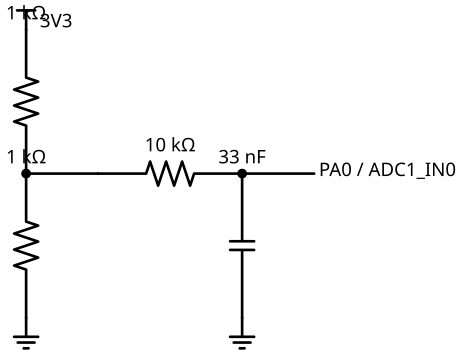

The Python source for this figure:
#!/usr/bin/env python3
"""
Voltage divider + RC filter schematic for STM32 ADC input.

Circuit mirrors the resistor divider from the lab:
  3V3 → 1kΩ → node_top → 10kΩ → node_bot → PA0
                |                     |
              1kΩ                   33nF
                |                     |
               GND                   GND

This demonstrates:
 - Branching (vertical elements off a horizontal rail)
 - Multiple ground symbols
 - Node dots
 - Labels on arbitrary anchors

Usage:
    python3 voltage_divider_adc.py
Output: voltage_divider_adc.svg
"""

import schemdraw
import schemdraw.elements as elm

schemdraw.use('svg')


def main() -> None:
    with schemdraw.Drawing(file="voltage_divider_adc.svg") as d:
        # ── 3V3 supply label ─────────────────────────────────────────────
        d.add(elm.Vdd().label("3V3", loc="right"))

        # ── Top 1kΩ shunt resistor (vertical, going down from 3V3) ───────
        r_shunt1 = d.add(elm.Resistor().down().label("1 kΩ", loc="right"))

        # ── Node A (top junction: 1kΩ shunt meets 10kΩ series) ──────────
        node_a = d.add(elm.Dot())

        # ── Series 10kΩ resistor going right from node A ─────────────────
        d.add(elm.Line().at(node_a.end).right().length(d.unit * 0.5))
        r_series = d.add(elm.Resistor().right().label("10 kΩ", loc="top"))

        # ── Node B (right junction: 10kΩ meets 33nF and ADC wire) ────────
        node_b = d.add(elm.Dot())

        # ── 33nF capacitor to GND off node B ─────────────────────────────
        d.add(elm.Capacitor().at(node_b.end).down()
              .label("33 nF", loc="right").length(d.unit))
        d.add(elm.Ground())

        # ── ADC wire from node B to PA0 label ────────────────────────────
        d.add(elm.Line().at(node_b.end).right().length(d.unit * 0.5))
        d.add(elm.Label().label("PA0 / ADC1_IN0", loc="right"))

        # ── Bottom 1kΩ shunt resistor to GND (from node A downward) ──────
        d.add(elm.Resistor().at(node_a.end).down()
              .label("1 kΩ", loc="right").length(d.unit))
        d.add(elm.Ground())

    print("Saved: voltage_divider_adc.svg")


if __name__ == "__main__":
    main()
